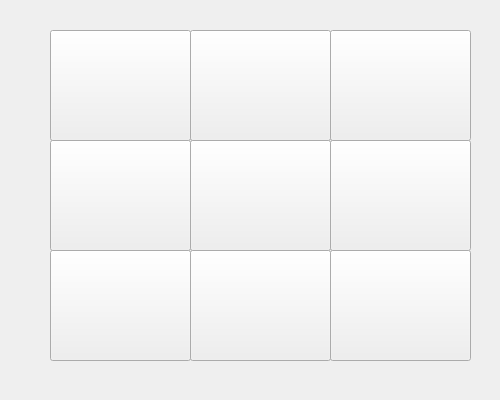
<?xml version="1.0" encoding="UTF-8"?>
<ui version="4.0">
 <class>Form</class>
 <widget class="QWidget" name="Form">
  <property name="geometry">
   <rect>
    <x>0</x>
    <y>0</y>
    <width>500</width>
    <height>400</height>
   </rect>
  </property>
  <property name="windowTitle">
   <string>Крестики-нолики</string>
  </property>
  <widget class="QPushButton" name="krestik_1">
   <property name="geometry">
    <rect>
     <x>50</x>
     <y>30</y>
     <width>141</width>
     <height>111</height>
    </rect>
   </property>
   <property name="text">
    <string/>
   </property>
  </widget>
  <widget class="QPushButton" name="krestik_5">
   <property name="geometry">
    <rect>
     <x>190</x>
     <y>140</y>
     <width>141</width>
     <height>111</height>
    </rect>
   </property>
   <property name="text">
    <string/>
   </property>
  </widget>
  <widget class="QPushButton" name="krestik_7">
   <property name="geometry">
    <rect>
     <x>50</x>
     <y>250</y>
     <width>141</width>
     <height>111</height>
    </rect>
   </property>
   <property name="text">
    <string/>
   </property>
  </widget>
  <widget class="QPushButton" name="krestik_4">
   <property name="geometry">
    <rect>
     <x>50</x>
     <y>140</y>
     <width>141</width>
     <height>111</height>
    </rect>
   </property>
   <property name="text">
    <string/>
   </property>
  </widget>
  <widget class="QPushButton" name="krestik_2">
   <property name="geometry">
    <rect>
     <x>190</x>
     <y>30</y>
     <width>141</width>
     <height>111</height>
    </rect>
   </property>
   <property name="text">
    <string/>
   </property>
  </widget>
  <widget class="QPushButton" name="krestik_8">
   <property name="geometry">
    <rect>
     <x>190</x>
     <y>250</y>
     <width>141</width>
     <height>111</height>
    </rect>
   </property>
   <property name="text">
    <string/>
   </property>
  </widget>
  <widget class="QPushButton" name="krestik_6">
   <property name="geometry">
    <rect>
     <x>330</x>
     <y>140</y>
     <width>141</width>
     <height>111</height>
    </rect>
   </property>
   <property name="text">
    <string/>
   </property>
  </widget>
  <widget class="QPushButton" name="krestik_3">
   <property name="geometry">
    <rect>
     <x>330</x>
     <y>30</y>
     <width>141</width>
     <height>111</height>
    </rect>
   </property>
   <property name="text">
    <string/>
   </property>
  </widget>
  <widget class="QPushButton" name="krestik_9">
   <property name="geometry">
    <rect>
     <x>330</x>
     <y>250</y>
     <width>141</width>
     <height>111</height>
    </rect>
   </property>
   <property name="text">
    <string/>
   </property>
  </widget>
 </widget>
 <resources/>
 <connections/>
</ui>
